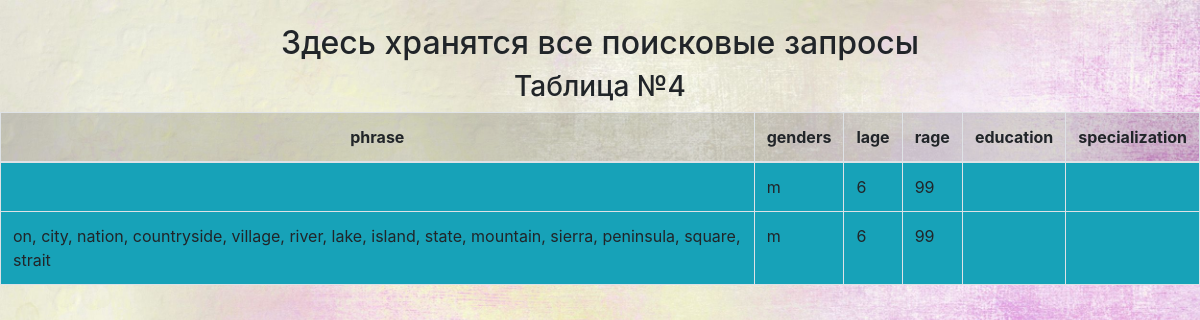
Page /stats4 on the committed database.
### tables this page shows
CREATE TABLE db3 (
                                    phrase text NOT NULL,
                                    gender text NOT NULL,
                                    lage integer NOT NULL,
                                    rage integer NOT NULL,
                                    education text NOT NULL,
                                    specialization text NOT NULL
                                    );

### q.py (the view)
@app.route('/stats4')
def stats4():
    conn = create_connection(DATABASE)
    cur = conn.cursor()
    cur.execute("SELECT * FROM db3")
    rows3 = list(cur.fetchall())
    conn.commit()
    return render_template('stats4.html', rows3 = rows3)

### q.py (called while the page is built)
def create_connection(db_file):
    try:
        conn = sqlite3.connect(db_file)
        return conn
    except Error as e:
        print(e)
    return None

### templates/stats4.html (shortened to what this page needs)
<!DOCTYPE html>
<html lang="en">
<head>
<link rel="stylesheet" href="https://maxcdn.bootstrapcdn.com/bootstrap/4.0.0-beta.2/css/bootstrap.min.css">
</head>
<body>
<br>
<div align="center"><h2>Здесь хранятся все поисковые запросы</h2></div>
<table class="table table-bordered">
<DD align="center"><h3>Таблица №4</h3></DD>
<thead align="center">
<tr class="table-active">
	<th class="active">phrase</th>
	<th>genders</th>
	<th>lage</th>
	<th>rage</th>
	<th>education</th>
	<th>specialization</th>
</tr>
</thead>
{% for i in range(rows3 | length) %}
	<tr class="bg-info">
		<td>{{rows3[i][0]}}</td>
		<td>{{rows3[i][1]}}</td>
		<td>{{rows3[i][2]}}</td>
		<td>{{rows3[i][3]}}</td>
		<td>{{rows3[i][4]}}</td>
		<td>{{rows3[i][5]}}</td>
	</tr>
{% endfor %}
</table>
</body>
</html>

### templates/stats4.html (style rules this page uses)
body { background-image: url(static/new.jpg); background-size: cover; background-color: #3670bd; }

### rows in the picture
db3: gender "m", lage "6", rage "99"
db3: phrase "on, city, nation, countryside, village, river, lake, island, state, mountain, sierra, peninsula, square, strait", gender "m", lage "6", rage "99"
